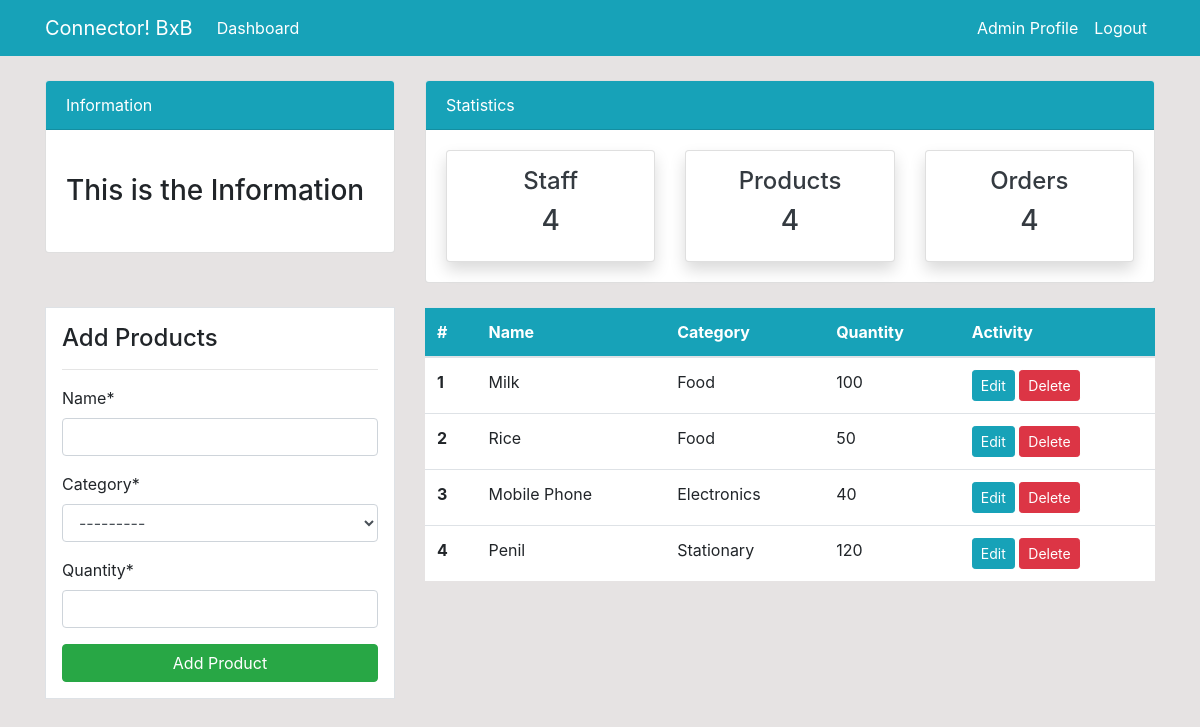
/product/ (signed in), run on an earlier commit of the app's database.
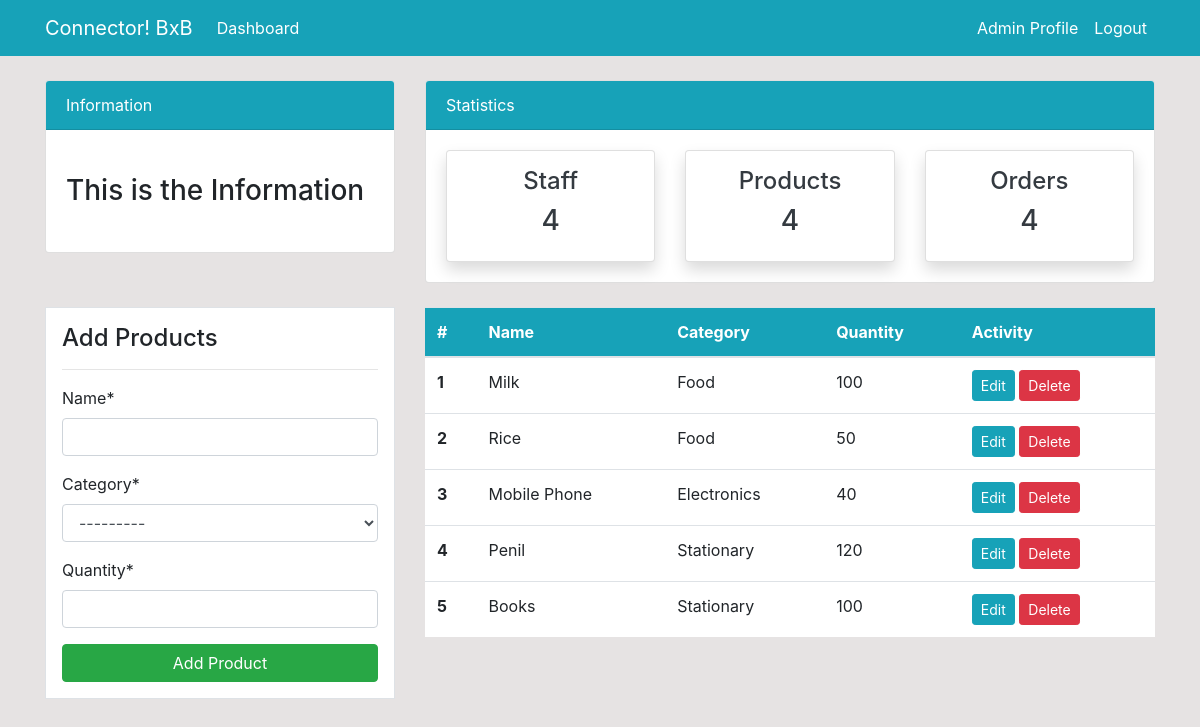
And on a later commit of the database.
### dashboard/models.py (models this page shows, shortened)
class Product(models.Model):
    name = models.CharField(max_length=100 , null=True)
    category = models.CharField(max_length=20, choices=CATEGORY , null=True)
    quantity = models.PositiveIntegerField(null=True)
    class Meta:
        verbose_name_plural = 'Products'

### dashboard/views.py (the view)
# urls.py: path('product/', views.product, name='dashboard-product'),
@login_required(login_url='user-login')
def product(request):
    items = Product.objects.all() # using  object relational mapping
    if request.method == 'POST':
        form = ProductForm(request.POST)
        if form.is_valid():
            form.save()
            return redirect('dashboard-product')
    else:
        form = ProductForm()
    context = {
        'items' : items,
        'form' : form,
    }
    return render(request, "dashboard/product.html", context)

### dashboard/forms.py
class ProductForm(forms.ModelForm):
    class Meta:
        model = Product
        fields = ['name' , 'category' , 'quantity']

### templates/dashboard/product.html (shortened to what this page needs)
{% extends 'assets/base.html' %}
{% block content %}
{% load crispy_forms_tags %}
{% include 'assets/topnav.html' %}
<div class="container">
  <div class="row my-4">
    <div class="col-md-4">
      <div class="border bg-white p-3">
        <h4>Add Products</h4>
        <hr />
        <form method="POST">
          {% csrf_token %} {{form|crispy}}
          <input
            class="btn btn-success btn-block"
            type="submit"
            value="Add Product"
          />
        </form>
      </div>
    </div>
    <div class="col-md-8">
      <table class="table bg-white">
        <thead class="bg-info">
          <tr class="text-white">
            <th scope="col">#</th>
            <th scope="col">Name</th>
            <th scope="col">Category</th>
            <th scope="col">Quantity</th>
            <th scope="col">Activity</th>
          </tr>
        </thead>
        <tbody>
          {% for item in items %}
          <tr>
            <th scope="row">{{forloop.counter}}</th>
            <td>{{item.name}}</td>
            <td>{{item.category}}</td>
            <td>{{item.quantity}}</td>
            <td>
              <a class="btn btn-info btn-sm" href="{% url 'dashboard-product-update'  item.id %}">Edit</a>
              <a class="btn btn-danger btn-sm" href="{% url 'dashboard-product-delete'  item.id %}">Delete</a>
            </td>
          </tr>
          {% endfor %}
        </tbody>
      </table>
    </div>
  </div>
</div>
{% endblock %}

What changed in the data, as far as the page shows it:
added Product: name "Books", category "Stationary", quantity "100"
